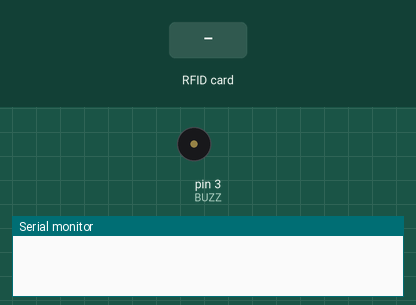
Bench run of a sketch on a simulated Arduino Uno, built with avr-gcc and run on an emulated ATmega328P. Parts: buzzer (waves = sounding, pin HIGH), the last lines printed to the serial monitor. The test bench sets the inputs (shaded band). Pins used as bus, display or sensor lines are not drawn.

Above: at 1.2 s.
1.3 s: RFID card 65 B0 7B 28 held to the reader
At 2.4 s:
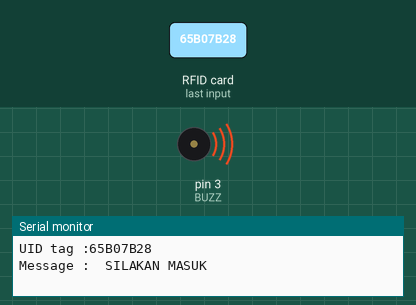
5.8 s: RFID card 5E 7A 19 C4 held to the reader
At 7.1 s:
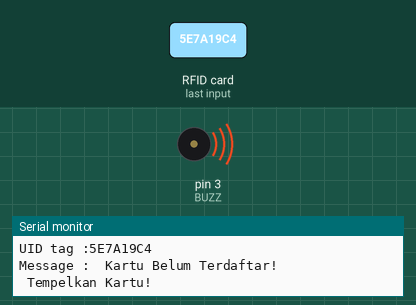
Timing chart, 0 to 8.8 s (numbered marks = the images above; inputs shaded):
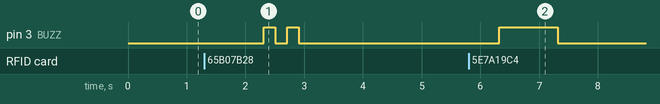

The sketch:

7_RFID_CHALLENGE.ino
```cpp
#include <SPI.h>
#include <MFRC522.h>
//Inisialisasi pembuatan variable

#define SS_PIN 10
#define RST_PIN 9
MFRC522 mfrc522(SS_PIN, RST_PIN);
int BUZZ = 3;
void setup() {
 //Menentukan Fungsionalitas dari PIN pada Microcontroller

 Serial.begin(115200);
 SPI.begin();
 mfrc522.PCD_Init();
 pinMode (BUZZ,OUTPUT);
}
void loop() {
 //Program yang akan dijalankan berulang-ulang
 if ( ! mfrc522.PICC_IsNewCardPresent()) {return;}
 // Select one of the cards
 if ( ! mfrc522.PICC_ReadCardSerial()) {return;}

 //Show UID on serial monitor
 Serial.print("UID tag :");
 String content= "";
 byte letter;
 for (byte i = 0; i < mfrc522.uid.size; i++)
 {
 Serial.print(mfrc522.uid.uidByte[i] < 0x10 ? "0" : "");
 Serial.print(mfrc522.uid.uidByte[i], HEX);
 content.concat(String(mfrc522.uid.uidByte[i] < 0x10 ? "0" : ""));
 content.concat(String(mfrc522.uid.uidByte[i], HEX));
 }
 Serial.println();
 Serial.print("Message : ");
 content.toUpperCase();

 if (content == "04516732885B80")
 {
 Serial.println(" Selamat datang !!!");
 delay(1000);

  }
 else if(content== "65B07B28")
  {
  Serial.println ( " SILAKAN MASUK ");
  delay(1000);
  buzzerright();
  }
  else{
 Serial.println(" Kartu Belum Terdaftar!");

 Serial.println(" Tempelkan Kartu!");
 delay(500);
 buzzerfalse();
  }

}


void buzzerright (){
  digitalWrite(BUZZ,HIGH);
  delay(200);
  digitalWrite(BUZZ,LOW);
  delay(200);
  digitalWrite(BUZZ,HIGH);
  delay(200);
  digitalWrite(BUZZ,LOW);
  delay(200);
}
void buzzerfalse(){
 digitalWrite(BUZZ,HIGH);
 delay(1000);
 digitalWrite(BUZZ,LOW);
 delay(100);
}
```

Measured:
- after the input at 1.3 s, pin 3 (BUZZ): alternates HIGH for 0.20 s and LOW for 0.20 s, 4 changes in all, then stays LOW, starting after 1.0 s
- after the input at 5.8 s, pin 3 (BUZZ): LOW → HIGH after 0.52 s, → LOW 1.0 s later
